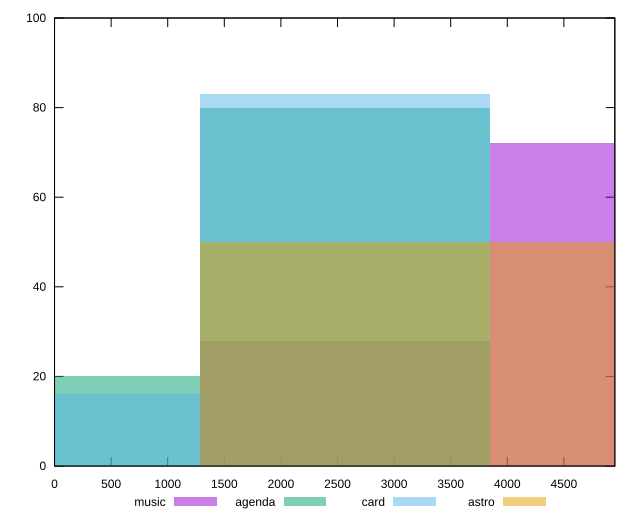

Generate this figure with gnuplot:
reset

$music <<EOF
2567.051226125445 28
5134.10245225089 72
EOF

$agenda <<EOF
2567.051226125445 80
0 20
EOF

$card <<EOF
2567.051226125445 83
0 16
EOF

$astro <<EOF
2567.051226125445 50
5134.10245225089 50
EOF

set key outside below
set boxwidth 2567.051226125445
set xrange [0:4950]
set yrange [0:100]
set trange [0:100]
set style fill transparent solid 0.5 noborder
set terminal svg size 640, 520 enhanced background rgb 'white'
set output "reports/report_00027_2021-02-24T12-40-31.850Z/unused-javascript/comparison/histogram/all_raw.svg"

plot $music title "music" with boxes, \
     $agenda title "agenda" with boxes, \
     $card title "card" with boxes, \
     $astro title "astro" with boxes

reset
